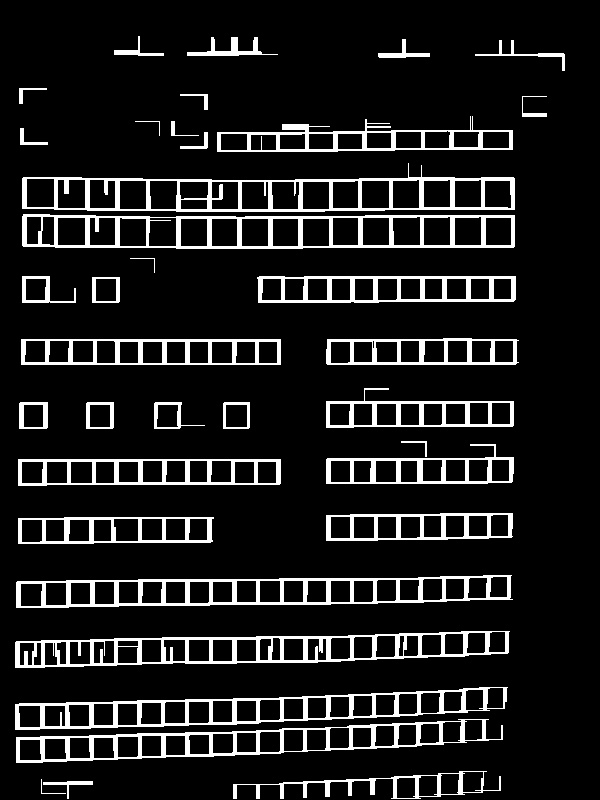
#> input picture Python/find-boxes/files/form9.jpg, 600 x 800 px, found by its file name
$ jupyter execute ICRExtraction.ipynb
#> lines starting #> are read from the running program, lines starting #| are printed output that depends on the picture; after the words box and inside, x2 and y2 are one past the last pixel; in counts of white or black regions, pixels touching at a corner belong together
[cell 1]
import cv2
import math
import numpy as np
import imutils
import subprocess
from IPython.display import Image

[cell 2]
inputFile = "form9.jpg"
Image(filename='../CSharp/ICRExtraction/Samples/' + inputFile)

[cell 3]
orig = cv2.imread("../CSharp/ICRExtraction/Samples/" + inputFile)
#> orig is the input picture: shape (800, 600, 3); min 0, max 255, mean 28.6

def new(name, data):
    return type(name, (object,), data)

# Options
resize_width = 800
junction_width = 25
junction_height = 15

height, width, _ = orig.shape
#> height = 800; width = 600

print("Width: " + str(width))
#| Width: 600
print("Height: " + str(height))
#| Height: 800

if width > resize_width:
    resize_height = int(resize_width * height / width);
    orig = cv2.resize(orig, (resize_width, resize_height))
else:
    resize_height = height
#> resize_height = 800

height, width, _ = orig.shape

print("Width: " + str(width))
#| Width: 600
print("Height: " + str(height))
#| Height: 800

img = cv2.cvtColor(orig, cv2.COLOR_BGR2GRAY)

# Black and white picture
img = cv2.adaptiveThreshold(img, 255,
    cv2.ADAPTIVE_THRESH_GAUSSIAN_C,
    cv2.THRESH_BINARY, 9, 4)
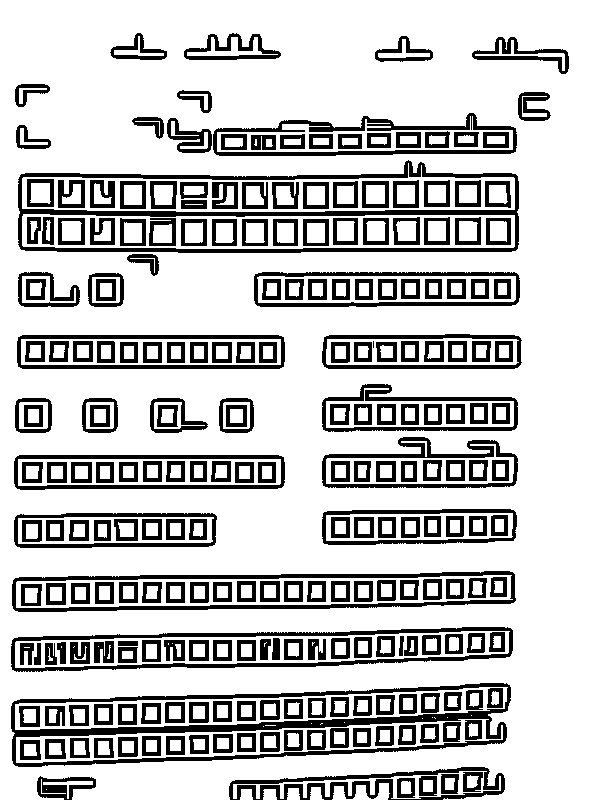
#> img: shape (800, 600); 76.9% white; 248 black regions (1 under 20 px), largest, box (x1, y1, x2, y2) and area: (11, 683, 511, 767) 7691, (18, 160, 519, 253) 6941, (12, 571, 516, 612) 4128

img = cv2.bitwise_not(img)
kernel = cv2.getStructuringElement(cv2.MORPH_CROSS, (2, 2))
img = cv2.dilate(img, kernel)
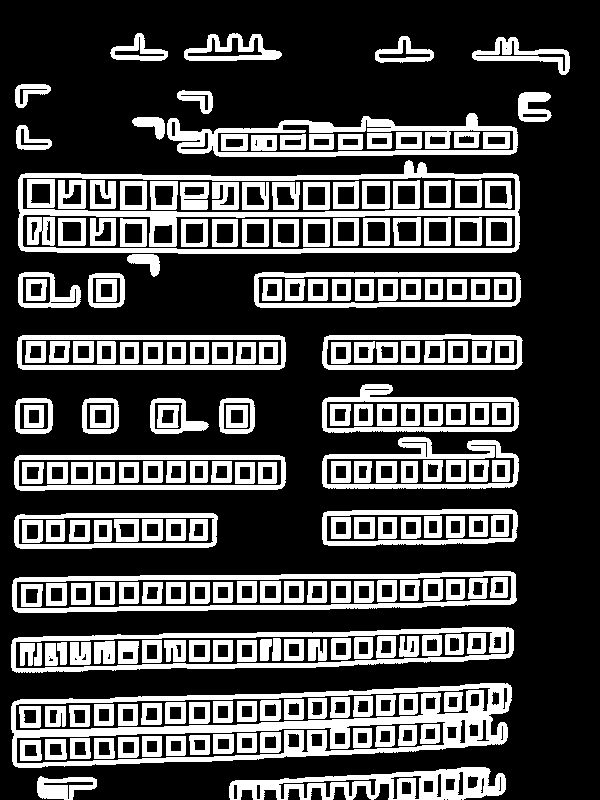
#> img: shape (800, 600); 29% white; 227 white regions, largest, box (x1, y1, x2, y2) and area: (11, 683, 512, 768) 11685, (18, 160, 520, 254) 9128, (11, 627, 514, 673) 5331
#img = cv2.bitwise_not(img)

row, col = img.shape
#> row = 800; col = 600
new_image = np.zeros(img.shape, dtype = "uint8")

# We are seaching for pattern!
# We look for junctions.
# This will help us make a decision.
# Junction types: T, L, +.
# Junctions allow us to find boxes contours.

# Cache per line speed up the creation of various cache.
cache_list_junction_per_line = {}
list_junction = []

max_proximity = 10

def draw_junction(img, junction):
    top = junction.top
    bottom = junction.bottom
    right = junction.right
    left = junction.left
    num_top = junction.num_top
    num_bottom = junction.num_bottom
    num_right = junction.num_right
    num_left = junction.num_left
    x = junction.x
    y = junction.y

    if len(img.shape) == 3:
        # Colors.
        if (top):
            for i in range(num_top):
                img.itemset((y - i, x, 2), 255)
        if (bottom):
            for i in range(num_bottom):
                img.itemset((y + i, x, 2), 255)
        if (right):
            for i in range(num_right):
                img.itemset((y, x + i, 2), 255)
        if (left):
            for i in range(num_left):
                img.itemset((y, x - i, 2), 255)
    else:
        # Black and white.
        if (top):
            for i in range(num_top):
                img.itemset(y - i, x, 255)
        if (bottom):
            for i in range(num_bottom):
                img.itemset(y + i, x, 255)
        if (right):
            for i in range(num_right):
                img.itemset(y, x + i, 255)
        if (left):
            for i in range(num_left):
                img.itemset(y, x - i, 255)


def get_junction(img, row, col, width, height, y, x):
    val = get_val(img, y, x, row, col)
    if 0 < val:
        # Let's explore the directions.
        num_top = 0
        if y - height >= 0:
            for i in range(height):
                if get_val(img, y - i, x, row, col) == val:
                    num_top += 1
                else:
                    break
        num_bottom = 0
        if y + height < row:
            for i in range(height):
                if get_val(img, y + i, x, row, col) == val:
                    num_bottom += 1
                else:
                    break

        num_right = 0
        if x + width < col:
            for i in range(width):
                if get_val(img, y, x + i, row, col) == val:
                    num_right += 1

        num_left = 0
        if x - width >= 0:
            for i in range(width):
                if get_val(img, y, x - i, row, col) == val:
                    num_left += 1

        top = num_top >= height
        bottom = num_bottom >= height
        left = num_left >= width
        right = num_right >= width

        if (top or bottom) and (left or right):
            return new('Junction', {
                'bottom': bottom,
                'left': left,
                'right': right,
                'top': top,
                'num_bottom': num_bottom,
                'num_left': num_left,
                'num_right': num_right,
                'num_top': num_top,
                'x': x,
                'y': y
            })
    return None

def get_val(img, y, x, row, col):
    if (1 <= x < col - 1) and (1 <= y < row - 1):
        return img.item(y, x) | img.item(y, x - 1) | img.item(y, x + 1)
    else:
        # Outside the image.
        return 0

num_junctions = 0
for y in range(row):
    for x in range(col):
        junction = get_junction(img, row, col, junction_width, junction_height, y, x)
        if junction is not None:
            num_junctions += 1
            draw_junction(new_image, junction)

print("Num junctions: " + str(num_junctions))

print("Row: " + str(row))
print("Col: " + str(col))

#cv2.rectangle(img, (44, 357), (200, 100), (255, 255, 255), -1)

cv2.imwrite("files/result-0.jpg", new_image)
Image(filename='files/result-0.jpg')
